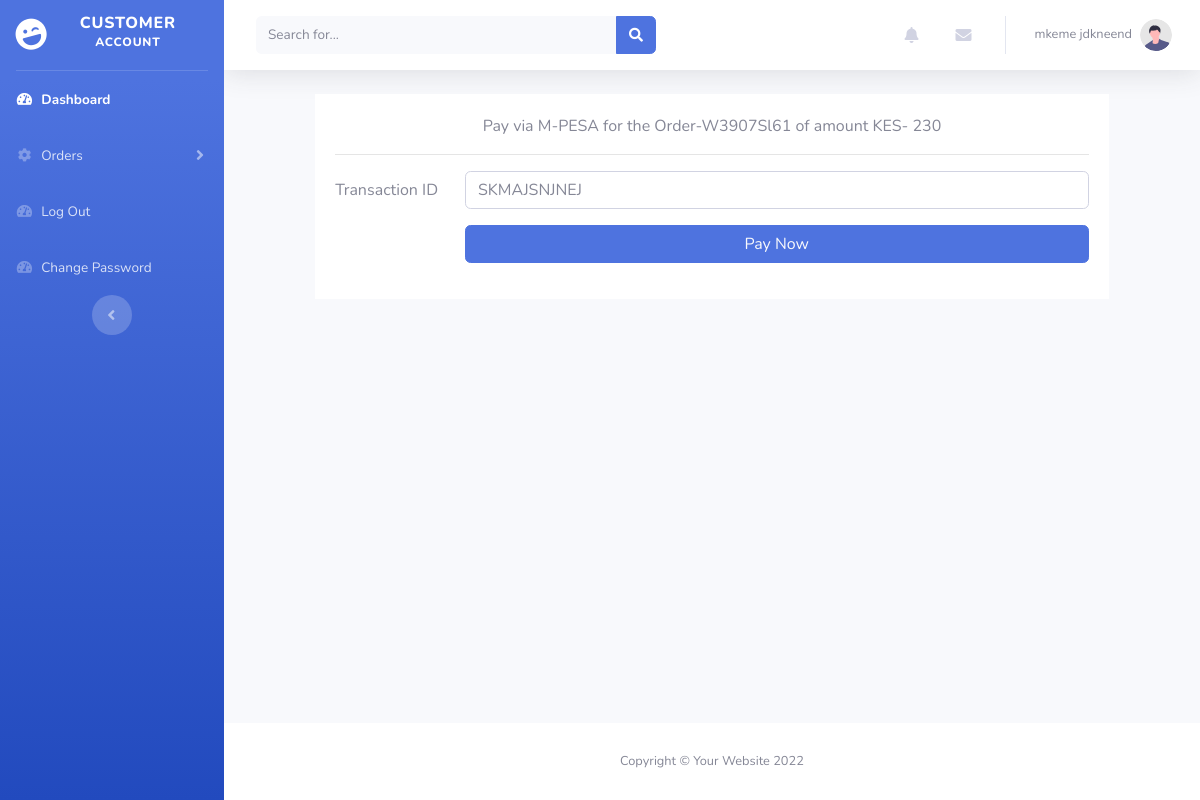
Page /customer/make-payment.php?pay=9 (signed in) on the committed database.
### tables this page shows
CREATE TABLE `customer` (
  `customer_id` int NOT NULL,
  `customer_name` varchar(30) DEFAULT NULL,
  `customer_email` varchar(30) DEFAULT NULL,
  `customer_phone_no` varchar(30) DEFAULT NULL
);

CREATE TABLE `customer_order` (
  `order_id` int NOT NULL,
  `order_ref` varchar(30) DEFAULT NULL,
  `order_date` datetime DEFAULT CURRENT_TIMESTAMP,
  `order_delivery_required` varchar(30) DEFAULT NULL,
  `order_delivery_location` varchar(30) DEFAULT NULL,
  `order_customer_id` int DEFAULT NULL,
  `order_status` varchar(50) DEFAULT 'pending'
);

CREATE TABLE `customer_order_items` (
  `item_id` int NOT NULL,
  `item_total_cost` varchar(30) DEFAULT NULL,
  `item_comments` varchar(30) DEFAULT NULL,
  `item_order_id` int DEFAULT NULL,
  `item_service_id` int DEFAULT NULL
);

### customer/customer-account.php (called while the page is built, shortened)
<?php
if (!isset($_SESSION['customer'])) {
    header('Location: ../index.php');
} else {
    $host = "localhost";
    $user = "root";
    $password="MyNewPassword";
    $dbname = "laundry";
    $conn = mysqli_connect($host, $user, $password, $dbname);
    $email = $_SESSION['customer'];
    $checkemail = "SELECT *  FROM `login` WHERE `login_username`= '$email' ";
    $queryemail = mysqli_query($conn, $checkemail);
    $checkemailrows = mysqli_num_rows($queryemail);
    if ($checkemailrows >= 1) {
        while ($fetch = mysqli_fetch_assoc($queryemail)) {
            $memberid = $fetch['login_customer_id'];
            global $memberid;
             $checkclient = "SELECT *  FROM `customer` WHERE `customer_id`= '$memberid'";
            $queryemail = mysqli_query($conn, $checkclient);
            $checkclientrows = mysqli_num_rows($queryemail);
            if ($checkclientrows >= 1) {
                while ($fetchclient = mysqli_fetch_assoc($queryemail)) {
                    $globalmembername = $fetchclient['customer_name'];
                }
            }
            global $memberid;
        }
    }
}

### customer/make-payment.php (the view, shortened to what this page needs)
<?php
include 'customer-account.php';
$id = $_GET['pay'];
$data = "SELECT * FROM `customer_order` WHERE `order_id` = '$id'";
$query = mysqli_query($conn, $data);
while ($fetch = mysqli_fetch_assoc($query)) {
    $orderref = $fetch['order_ref'];
    global $orderref;
}
$itemdata = "SELECT * FROM `customer_order_items` WHERE `item_order_id` = '$id'";
$queryitemdata = mysqli_query($conn, $itemdata);
while ($fetchitemdata = mysqli_fetch_assoc($queryitemdata)) {
    $totalcost = $fetchitemdata['item_total_cost'];
    global $totalcost;
}
?>
<!DOCTYPE html>
<html lang="en">
<head>
    <link href="vendor/fontawesome-free/css/all.min.css" rel="stylesheet" type="text/css">
    <link href="css/sb-admin-2.min.css" rel="stylesheet">
</head>
<body id="page-top">
    <div id="wrapper">
        <?php include 'sidebar.php'; ?>
        <div id="content-wrapper" class="d-flex flex-column">
            <div id="content">
                <nav class="navbar navbar-expand navbar-light bg-white topbar mb-4 static-top shadow">
                    <form class="d-none d-sm-inline-block form-inline mr-auto ml-md-3 my-2 my-md-0 mw-100 navbar-search">
                        <div class="input-group">
                            <input type="text" class="form-control bg-light border-0 small" placeholder="Search for..." aria-label="Search" aria-describedby="basic-addon2">
                            <div class="input-group-append">
                                <button class="btn btn-primary" type="button">
                                    <i class="fas fa-search fa-sm"></i>
                                </button>
                            </div>
                        </div>
                    </form>
                    <ul class="navbar-nav ml-auto">
                        <li class="nav-item dropdown no-arrow mx-1">
                            <a class="nav-link dropdown-toggle" href="#" id="alertsDropdown" role="button" data-toggle="dropdown" aria-haspopup="true" aria-expanded="false">
                                <i class="fas fa-bell fa-fw"></i>
                            </a>
                        </li>
                        <li class="nav-item dropdown no-arrow mx-1">
                            <a class="nav-link dropdown-toggle" href="#" id="messagesDropdown" role="button" data-toggle="dropdown" aria-haspopup="true" aria-expanded="false">
                                <i class="fas fa-envelope fa-fw"></i>
                            </a>
                        </li>
                        <li class="nav-item dropdown no-arrow">
                            <a class="nav-link dropdown-toggle" href="#" id="userDropdown" role="button" data-toggle="dropdown" aria-haspopup="true" aria-expanded="false">
                                <span class="mr-2 d-none d-lg-inline text-gray-600 small"><?php echo $globalmembername; ?></span>
                                <img class="img-profile rounded-circle" src="img/undraw_profile.svg">
                            </a>
                        </li>
                    </ul>
                </nav>
                <div class="container-fluid">
                    <div class="row">
                        <div class="col-lg-1 col-md-1 col-xs-12 col-sm-12"></div>
                        <div class="col-lg-10 col-md-10 col-xs-12 col-sm-12" style="background-color: white;padding:20px;">
                            <form action="" method="POST">
                                <center><span>Pay via M-PESA for the Order-<?php echo $orderref; ?> of amount KES- <?php echo $totalcost; ?></span></center>
                                <hr>
                                <div class="form-group row">
                                    <label for="inputEmail3" class="col-sm-2 col-form-label">Transaction ID</label>
                                    <div class="col-sm-10">
                                        <input type="text" class="form-control" id="inputEmail3" name="transaction_code" placeholder="SKMAJSNJNEJ">
                                    </div>
                                </div>
                                <div class="form-group row">
                                    <label for="inputEmail3" class="col-sm-2 col-form-label"></label>
                                    <div class="col-sm-10">
                                        <button type="submit" class="btn btn-primary btn-block text-light" name="registeruser">Pay Now</button>
                                    </div>
                                </div>
                            </form>
                        </div>
                        <div class="col-lg-1 col-md-1 col-xs-12 col-sm-12"></div>
                    </div>
                </div>
            </div>
            <footer class="sticky-footer bg-white">
                <div class="container my-auto">
                    <div class="copyright text-center my-auto">
                        <span>Copyright &copy; Your Website 2022</span>
                    </div>
                </div>
            </footer>
        </div>
    </div>
</body>
</html>

### rows in the picture
customer: customer_name "mkeme jdkneend"
customer_order: order_ref "W3907Sl61"
customer_order_items: item_total_cost "230"
